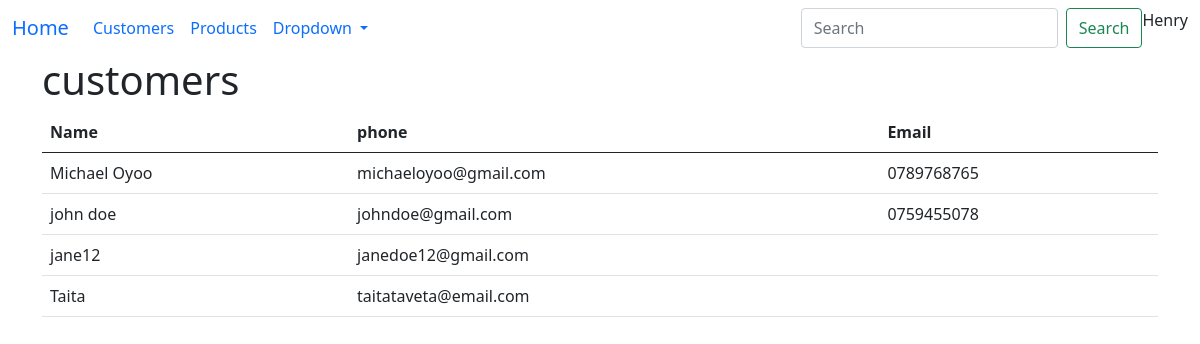
Screenshot of /customers (signed in) with the database file from the repository.
### sales/models.py (models this page shows, shortened)
class Customer(models.Model):
    first_name = models.CharField(max_length=20)
    last_name = models.CharField(max_length=20)
    email = models.EmailField()
    phone = models.CharField(max_length=12)
    user = models.ForeignKey(User, on_delete=models.CASCADE)
    password = models.CharField(max_length=20)

### sales/views.py (the view)
# urls.py: path('customers', customers, name='customers'),
@login_required
def customers(request):
    customers = Customer.objects.all()
    context = {'customers': customers}
    return render(request, 'customers.html', context)

### sales/templates/customers.html
{%extends 'base.html'%}
{%block main%}
    <h1>customers</h1>
    <table class="table  table-hover">
        <thead>
            <th>Name</th>
            <th>phone</th>
            <th>Email</th>
        </thead>
        <tbody>
            {% for customer in customers%}
            <tr>
                <td>{{customer.first_name}}</td>
                <td>{{customer.email}}</td>
                <td>{{customer.phone}}</td>
            </tr>
            {% endfor %}
        </tbody>
    </table>
{% endblock %}

### sales/templates/base.html (shortened to what this page needs)
<!DOCTYPE html>
<html lang="en">
<head>
    <link href="https://cdn.jsdelivr.net/npm/bootstrap@5.0.2/dist/css/bootstrap.min.css" rel="stylesheet">
</head>
<body>
<nav class="navbar navbar-expand-lg bg-body-tertiary">
  <div class="container-fluid">
    <a class="navbar-brand" href="/">Home</a>
    <div class="collapse navbar-collapse" id="navbarSupportedContent">
      <ul class="navbar-nav me-auto mb-2 mb-lg-0">
        <li class="nav-item">
          <a class="nav-link active" aria-current="page" href="/customers">Customers</a>
        </li>
        <li class="nav-item">
          <a class="nav-link" href="/products">Products</a>
        </li>
        <li class="nav-item dropdown">
          <a class="nav-link dropdown-toggle" href="#" role="button" data-bs-toggle="dropdown" aria-expanded="false">
            Dropdown
          </a>
        </li>
        <li class="nav-item">
          <a class="nav-link disabled" aria-disabled="true"></a>
        </li>
      </ul>
      <form class="d-flex" role="search">
        <input class="form-control me-2" type="search" placeholder="Search" aria-label="Search">
        <button class="btn btn-outline-success" type="submit">Search</button>
        <div class="d-flex" m1>{% if user.is_authenticated%}
        <p> {{user.first_name}} </p>
        {% else %}
        <a href="login_page" class=" btn btn-success">Login</a>
        {% endif %}
        </div>
      </form>
    </div>
  </div>
</nav>
<div class="container">
  {% block main %} {% endblock %}
</div>
</body>
</html>

### rows the page displays
Customer: first_name "Michael Oyoo", email "michaeloyoo@gmail.com", phone "0789768765"
Customer: first_name "john doe", email "johndoe@gmail.com", phone "0759455078"
Customer: first_name "jane12", email "janedoe12@gmail.com"
Customer: first_name "Taita", email "taitataveta@email.com"

### other values shown
{{ user.first_name }} "Henry"
